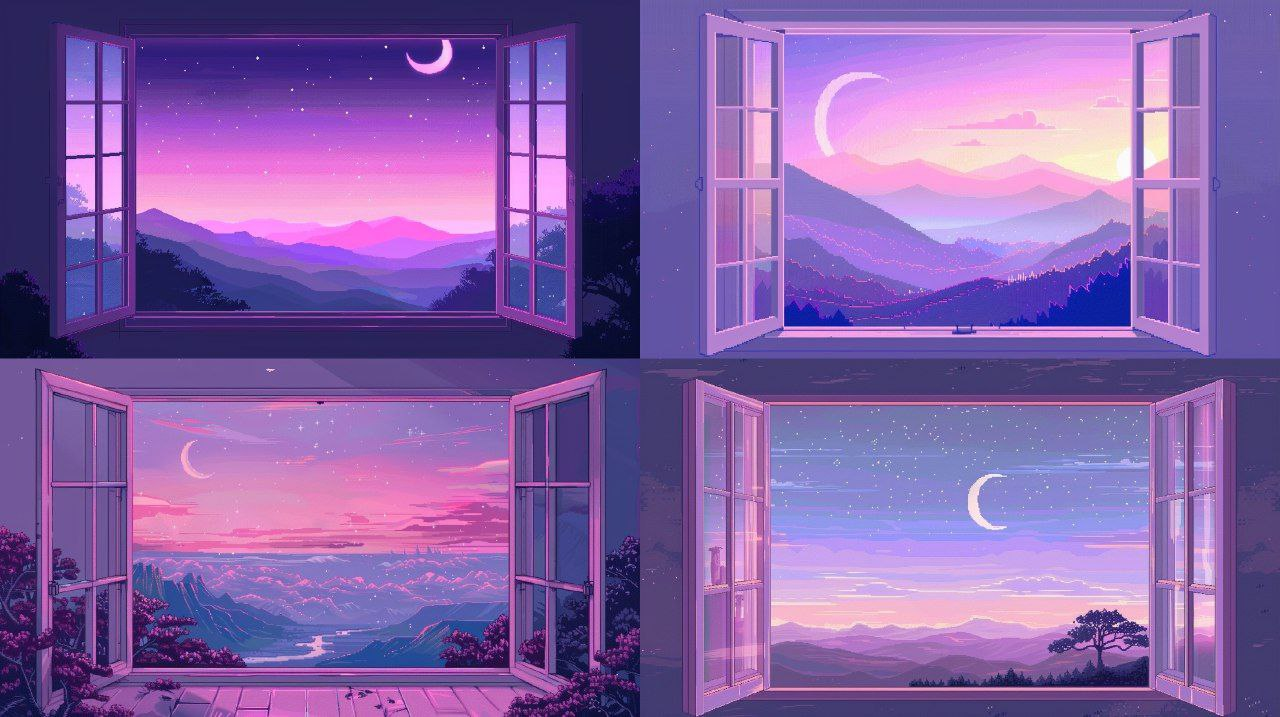
#> input picture assets/img/bg_1.jpg, 1280 x 717 px
$ python -i cv_utils.py   (imports and definitions only)   (older library calls are emulated)
#> lines starting #> are read from the running program, lines starting #| are printed output that depends on the picture
#> further down, picture is the input picture: shape (717, 1280, 3); mean B, G, R 167.6, 96.3, 132.1
import cv2
import numpy as np

from utils.config_utils import ConfigUtils


def openCam():
    # url = "http://192.168.1.39:8080/video"
    # url = "/dev/video2"
    url = ConfigUtils().getCameraUrl()
    _cap = cv2.VideoCapture(url)
    if (_cap.isOpened() == False):
        print("Error opening video stream or file")
    return _cap


def fixColor(frame):
    diff = ConfigUtils().getColors()

    lab = cv2.cvtColor(frame, cv2.COLOR_BGR2LAB)
    lab = cv2.add(lab, diff)
    bgr = cv2.cvtColor(lab, cv2.COLOR_LAB2BGR)
    return bgr


def fixFrame(frame):
    size = ConfigUtils().getScreenParams()[:2]

    mtx, dist, rvecs, tvecs = ConfigUtils().getCameraDistortions()
    warpMatrix = ConfigUtils().getWarpMatrix()

    undistorted = cv2.undistort(frame, mtx, dist)
    transformed = cv2.warpPerspective(
        undistorted, warpMatrix, size)
    colored = fixColor(transformed)
    return colored


def normalize(frame):
    # [18 lines of commented-out code are left out]
    b, g, r = cv2.split(frame)

    # Apply histogram equalization to each channel
    clahe = cv2.createCLAHE(clipLimit=2.0, tileGridSize=(16, 16))
    b = clahe.apply(b)
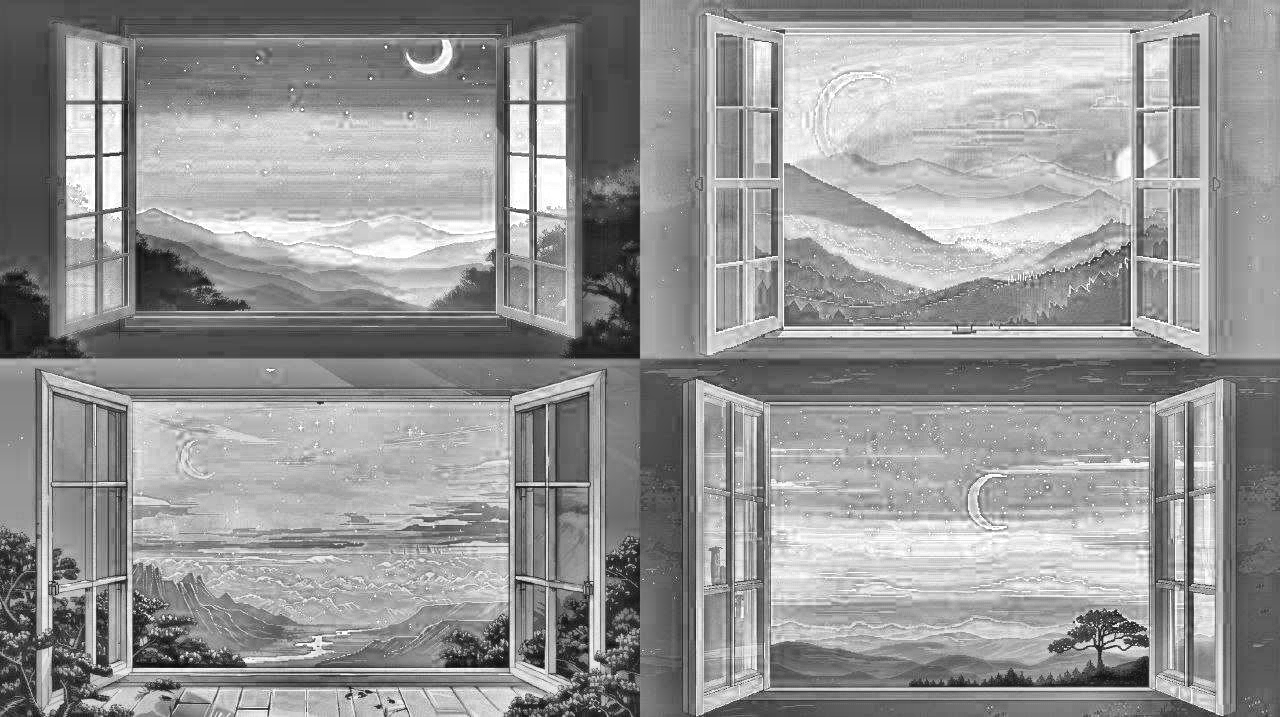
#> b: shape (717, 1280); min 9, max 255, mean 149.2
    g = clahe.apply(g)
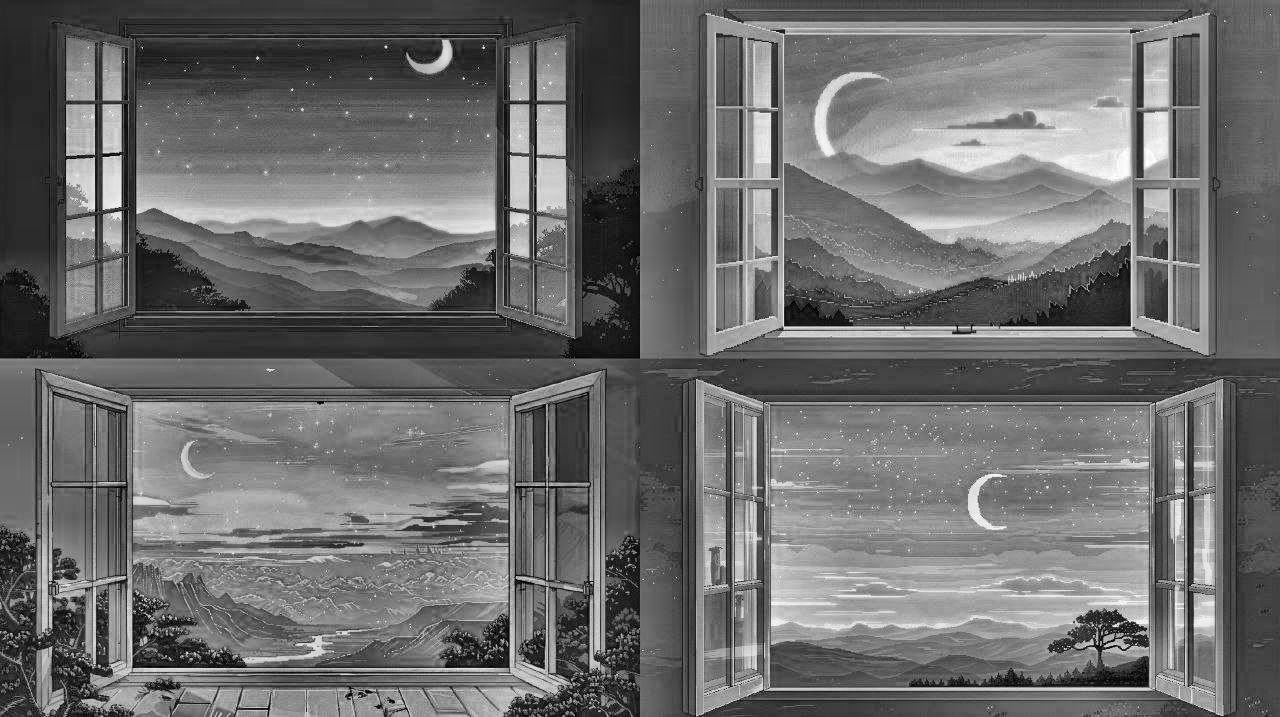
#> g: shape (717, 1280); min 0, max 255, mean 108.5
    r = clahe.apply(r)
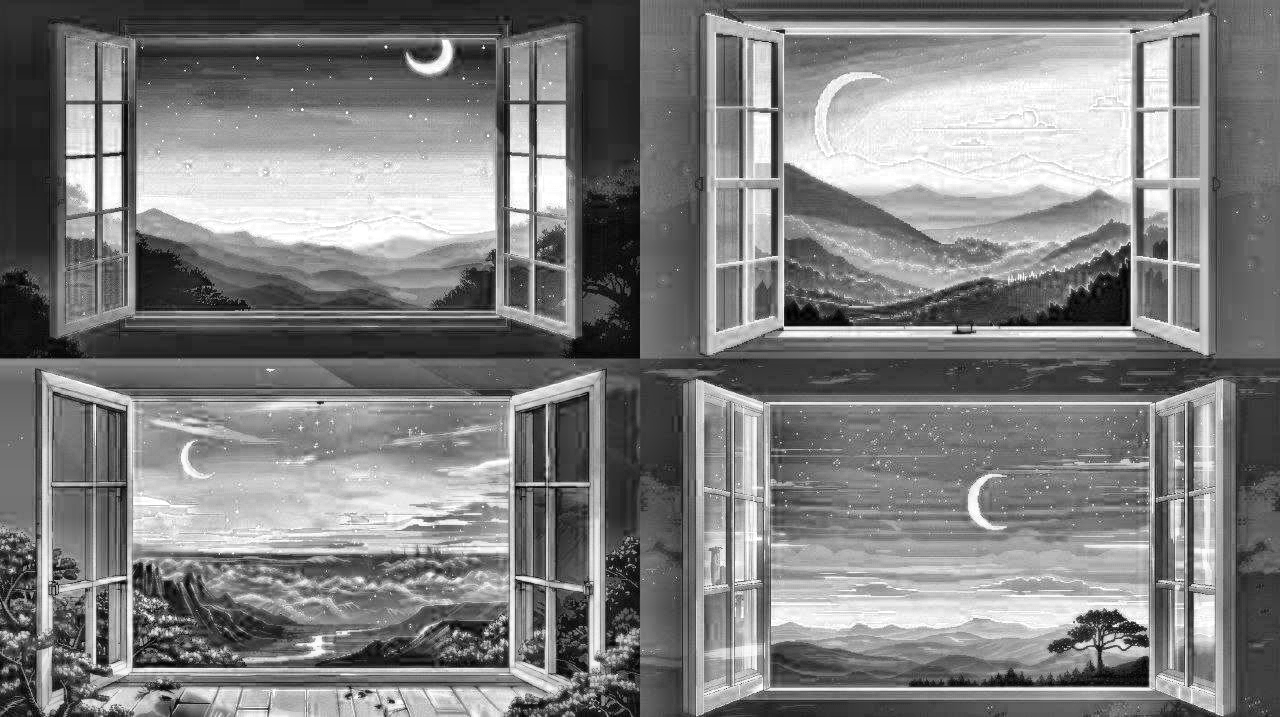
#> r: shape (717, 1280); min 0, max 255, mean 127.4

    normalized_frame = cv2.merge((b, g, r))
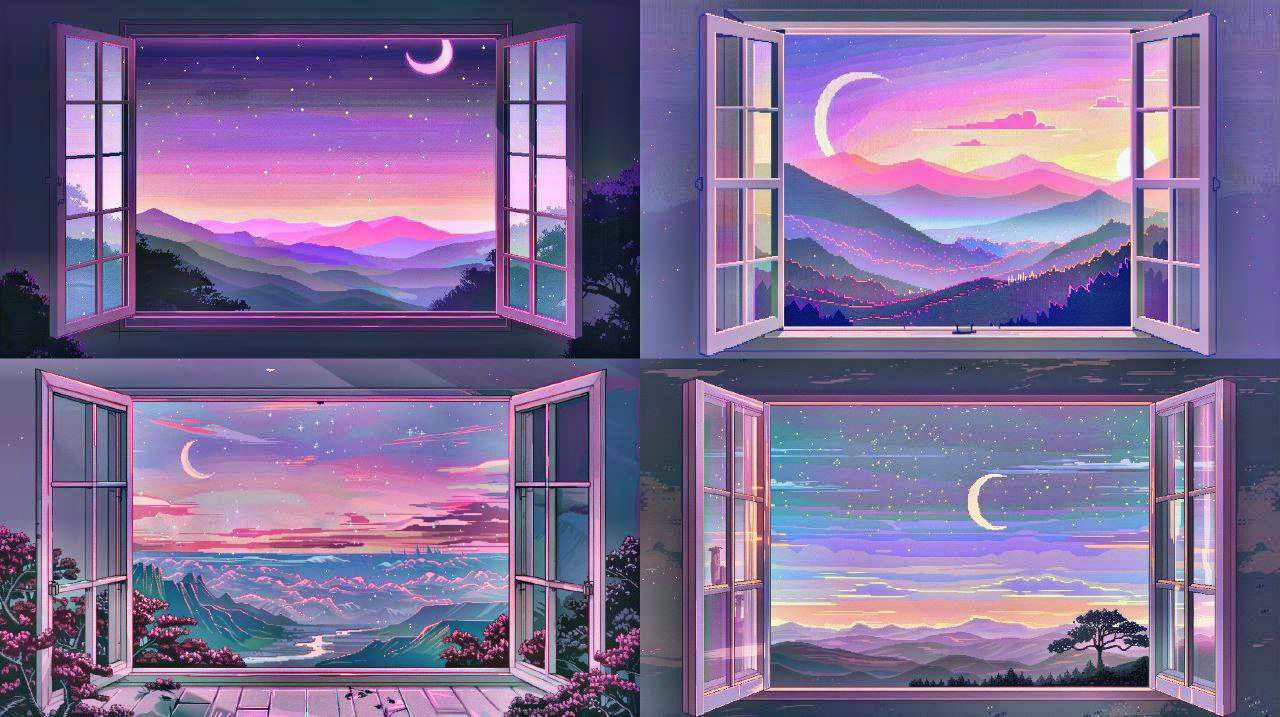
#> normalized_frame: shape (717, 1280, 3); mean B, G, R 149.2, 108.5, 127.4

    return normalized_frame

>>> import cv2
>>> picture = cv2.imread('../assets/img/bg_1.jpg')
>>> result = normalize(picture)

$ run again, on assets/img/bg_2.jpg
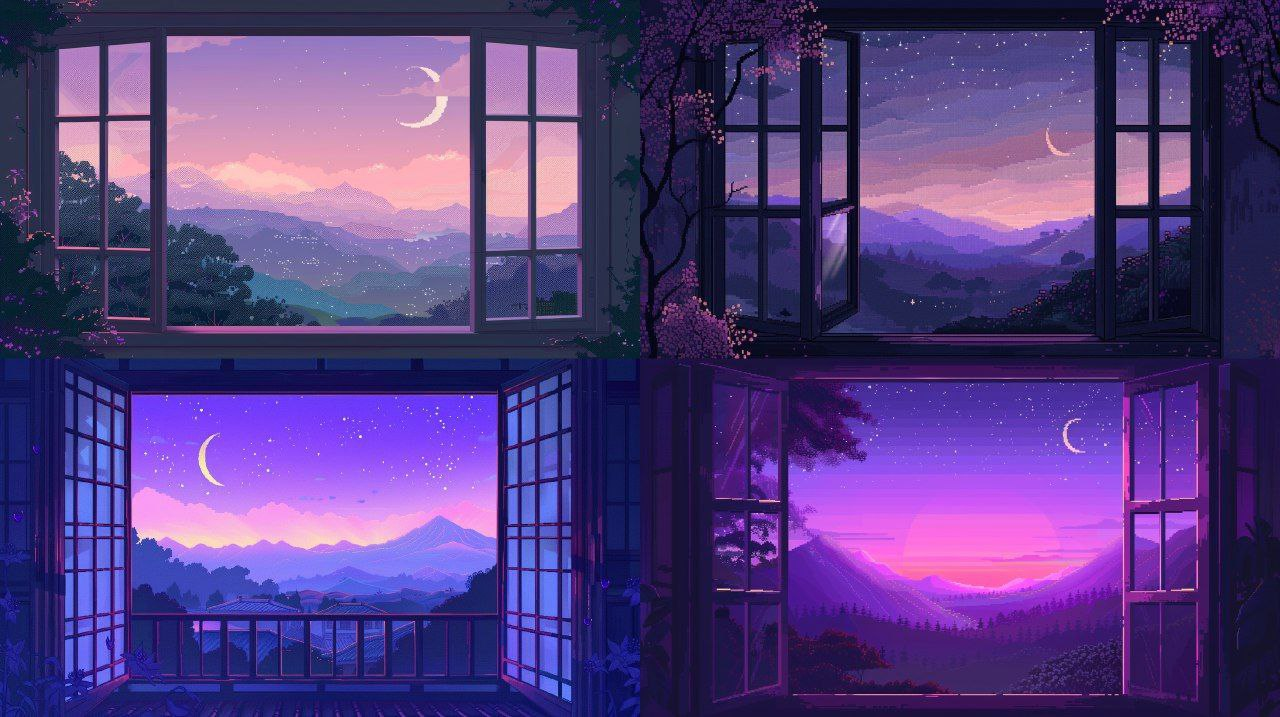
#> input picture assets/img/bg_2.jpg, 1280 x 717 px
#> picture is the input picture: shape (717, 1280, 3); mean B, G, R 127.5, 60.9, 84.5
#> in normalize, `r = clahe.apply(r)`:
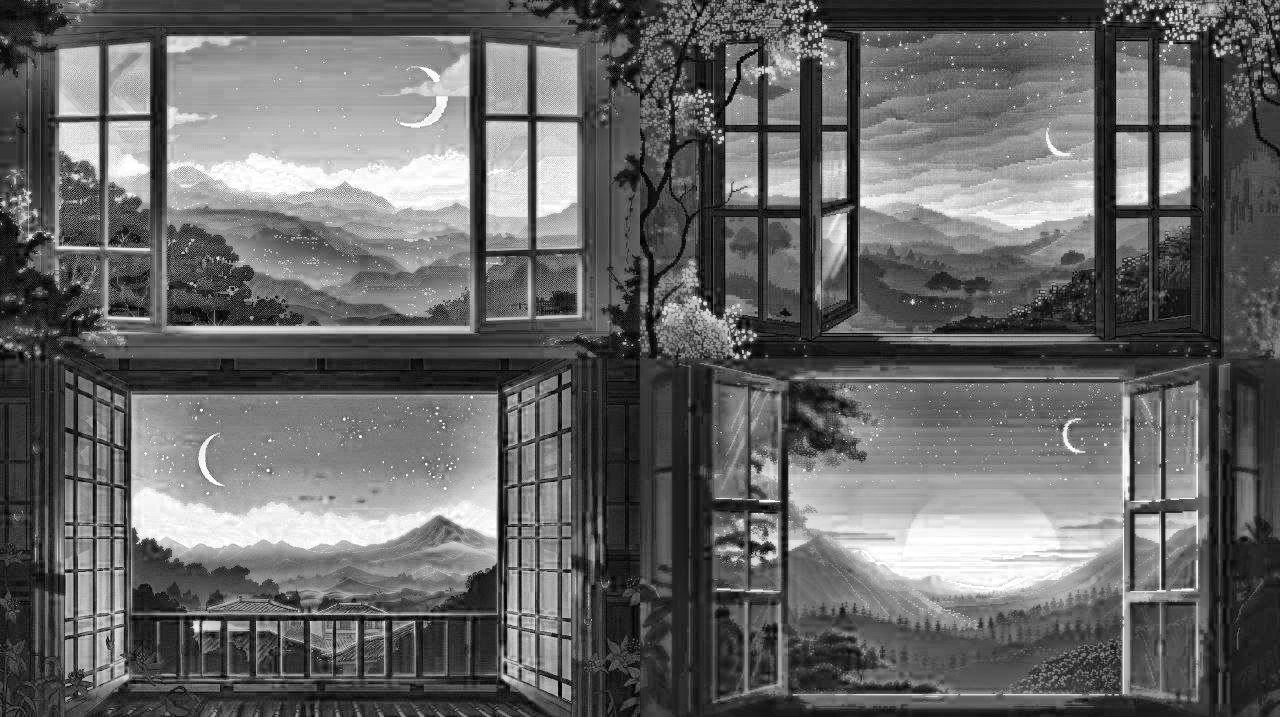
#> r: shape (717, 1280); min 0, max 255, mean 102.4
#> in normalize, `normalized_frame = cv2.merge((b, g, r))`:
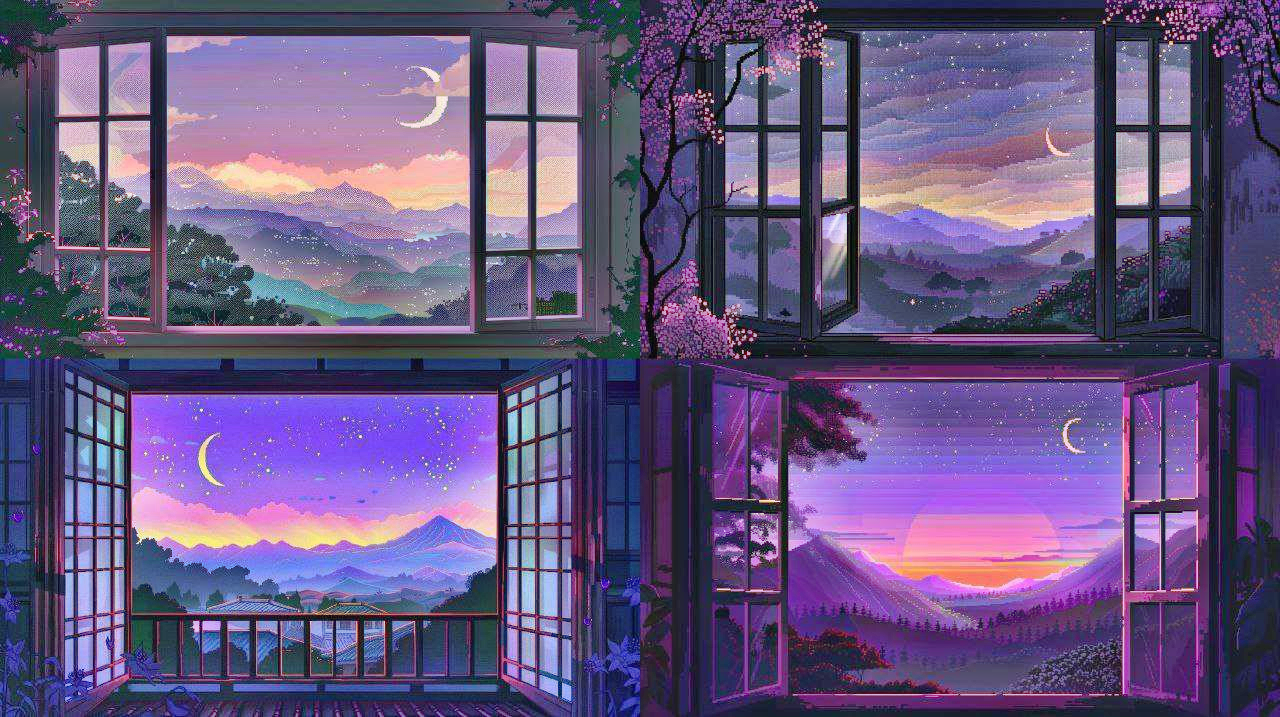
#> normalized_frame: shape (717, 1280, 3); mean B, G, R 129.2, 86.1, 102.4
